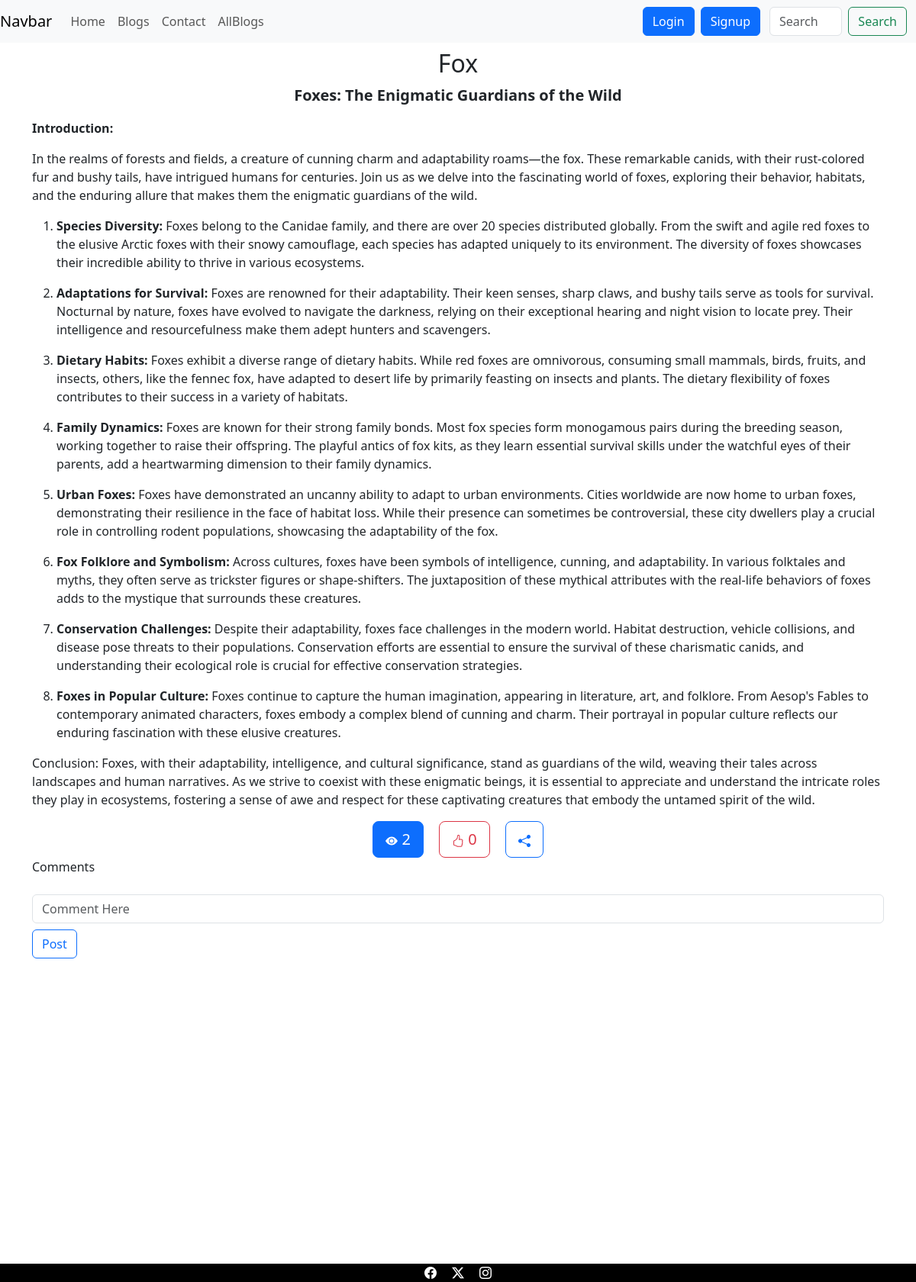
Page /blog_details/2/ on the committed database.
### myBlogs/models.py (models this page shows, shortened)
class blog_post(models.Model):
    blog_title = models.CharField(max_length=80)
    blog_img = models.ImageField(upload_to='images/')
    blog_description=RichTextField()
    Blog_cat = models.ForeignKey(blog_category,null=True, default= None ,on_delete=models.CASCADE)
    like_count =models.IntegerField(default=0, null = True)
    view_count = models.IntegerField(default=0, null = True)

### myBlogs/views.py (the view)
# urls.py: path('blog_details/<str:blog_id>/',views.blog_details,name ='blog_details'),
def blog_details(request, blog_id):
    obj = get_object_or_404(blog_post, pk=blog_id)
    z=obj.view_count
    z=z+1
    obj.view_count=z
    obj.save()
    return render(request,'myblogs/blog_details.html', {"obj":obj})

### myBlogs/templates/myBlogs/blog_details.html (shortened to what this page needs)
<!DOCTYPE html>
<html lang="en">
  <head>
    <link href="https://cdn.jsdelivr.net/npm/bootstrap@5.3.2/dist/css/bootstrap.min.css" rel="stylesheet" />
    {% include 'myBlogs/navigation_bar.html' %}
  </head>
  <body>
    <div class="container mt-2">
      <h2 class="text-center">{{ obj.blog_title }}</h2>
      {{ obj.blog_description|safe }}
      <div class="container text-center">
        <a href="#" class="btn btn-primary btn-lg mx-2">
          <svg xmlns="http://www.w3.org/2000/svg" width="16" height="16" fill="currentColor" class="bi bi-eye-fill" viewBox="0 0 16 16">
            <path d="M10.5 8a2.5 2.5 0 1 1-5 0 2.5 2.5 0 0 1 5 0" />
            <path d="M0 8s3-5.5 8-5.5S16 8 16 8s-3 5.5-8 5.5S0 8 0 8m8 3.5a3.5 3.5 0 1 0 0-7 3.5 3.5 0 0 0 0 7" />
          </svg> {{ obj.view_count }}
        </a>
        <a href="{% url 'add_like' obj.id %}" class="btn btn-outline-danger btn-lg mx-2">
           {{ obj.like_count }}
        </a>
        <a href="#" class="btn btn-outline-primary btn-lg mx-2">
          <svg xmlns="http://www.w3.org/2000/svg" width="16" height="16" fill="currentColor" class="bi bi-share-fill" viewBox="0 0 16 16">
            <path d="M11 2.5a2.5 2.5 0 1 1 .603 1.628l-6.718 3.12a2.5 2.5 0 0 1 0 1.504l6.718 3.12a2.5 2.5 0 1 1-.488.876l-6.718-3.12a2.5 2.5 0 1 1 0-3.256l6.718-3.12A2.5 2.5 0 0 1 11 2.5" />
          </svg>
        </a>
      </div>
      <div class="form-group">
        <form method="post" action="">
          <lable>Comments</lable>
          <input type="text" class="form-control mt-4" placeholder="Comment Here" id="comment" name="comment" />
          <button type="submit" class="btn btn-outline-primary mt-2">Post</button>
        </form>
      </div>
    </div>
    <footer>
      {% include 'myBlogs/footer.html' %}
    </footer>
  </body>
</html>

### rows in the picture
blog_post: blog_title "Fox", blog_description "Foxes: The Enigmatic Guardians of the Wild Introduction: In the realms of forests and fields, a creature of cunning charm and adaptability roams—the fox. These remarkable canids, with their rust-colored fur and bushy tails, have intrigued humans for centuries. Join us as we delve into the fascinating world of foxes, exploring their behavior, habitats, and the enduring allure that makes them the enigmatic guardians of the wild. Species Diversity: Foxes belong to the Canidae family, and there are over 20 species distributed globally. From the swift and agile red foxes to the elusive Arctic foxes with their snowy camouflage, each species has adapted uniquely to its environment. The diversity…", view_count "2", like_count "0"
